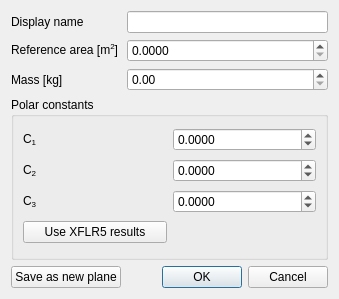
<?xml version="1.0" encoding="UTF-8"?>
<ui version="4.0">
 <class>dialog_new_motor</class>
 <widget class="QDialog" name="dialog_new_motor">
  <property name="geometry">
   <rect>
    <x>0</x>
    <y>0</y>
    <width>339</width>
    <height>299</height>
   </rect>
  </property>
  <property name="windowTitle">
   <string>Edit selected plane.</string>
  </property>
  <layout class="QGridLayout" name="gridLayout">
   <item row="3" column="0">
    <widget class="QLabel" name="label_13">
     <property name="text">
      <string>Mass [kg]</string>
     </property>
    </widget>
   </item>
   <item row="2" column="0">
    <widget class="QLabel" name="label_14">
     <property name="text">
      <string>&lt;html&gt;&lt;head/&gt;&lt;body&gt;&lt;p&gt;Reference area [m&lt;span style=&quot; vertical-align:super;&quot;&gt;2&lt;/span&gt;]&lt;/p&gt;&lt;/body&gt;&lt;/html&gt;</string>
     </property>
    </widget>
   </item>
   <item row="0" column="0">
    <widget class="QLabel" name="label_15">
     <property name="text">
      <string>Display name</string>
     </property>
    </widget>
   </item>
   <item row="8" column="1">
    <widget class="QDialogButtonBox" name="buttonBox">
     <property name="orientation">
      <enum>Qt::Horizontal</enum>
     </property>
     <property name="standardButtons">
      <set>QDialogButtonBox::Cancel|QDialogButtonBox::Ok</set>
     </property>
    </widget>
   </item>
   <item row="0" column="1">
    <widget class="QLineEdit" name="lineEdit_display_name">
     <property name="toolTip">
      <string>Name used for plotting</string>
     </property>
    </widget>
   </item>
   <item row="7" column="0" colspan="2">
    <widget class="QGroupBox" name="groupBox_2">
     <property name="title">
      <string>Polar constants</string>
     </property>
     <layout class="QGridLayout" name="gridLayout_3">
      <item row="1" column="0">
       <widget class="QLabel" name="label_5">
        <property name="text">
         <string>&lt;html&gt;&lt;head/&gt;&lt;body&gt;&lt;p&gt;C&lt;span style=&quot; vertical-align:sub;&quot;&gt;2&lt;/span&gt;&lt;/p&gt;&lt;/body&gt;&lt;/html&gt;</string>
        </property>
       </widget>
      </item>
      <item row="0" column="0">
       <widget class="QLabel" name="label_6">
        <property name="text">
         <string>&lt;html&gt;&lt;head/&gt;&lt;body&gt;&lt;p&gt;C&lt;span style=&quot; vertical-align:sub;&quot;&gt;1&lt;/span&gt;&lt;/p&gt;&lt;/body&gt;&lt;/html&gt;</string>
        </property>
       </widget>
      </item>
      <item row="2" column="0">
       <widget class="QLabel" name="label_4">
        <property name="text">
         <string>&lt;html&gt;&lt;head/&gt;&lt;body&gt;&lt;p&gt;C&lt;span style=&quot; vertical-align:sub;&quot;&gt;3&lt;/span&gt;&lt;/p&gt;&lt;/body&gt;&lt;/html&gt;</string>
        </property>
       </widget>
      </item>
      <item row="0" column="1">
       <widget class="QDoubleSpinBox" name="doubleSpinBox_C1">
        <property name="toolTip">
         <string>Polar quadratic constant.</string>
        </property>
        <property name="decimals">
         <number>4</number>
        </property>
        <property name="minimum">
         <double>-10.000000000000000</double>
        </property>
        <property name="singleStep">
         <double>0.100000000000000</double>
        </property>
       </widget>
      </item>
      <item row="1" column="1">
       <widget class="QDoubleSpinBox" name="doubleSpinBox_C2">
        <property name="toolTip">
         <string>Polar linear constant.</string>
        </property>
        <property name="decimals">
         <number>4</number>
        </property>
        <property name="minimum">
         <double>-10.000000000000000</double>
        </property>
        <property name="singleStep">
         <double>0.100000000000000</double>
        </property>
       </widget>
      </item>
      <item row="2" column="1">
       <widget class="QDoubleSpinBox" name="doubleSpinBox_C3">
        <property name="toolTip">
         <string>Polar constant.</string>
        </property>
        <property name="decimals">
         <number>4</number>
        </property>
        <property name="minimum">
         <double>-10.000000000000000</double>
        </property>
        <property name="singleStep">
         <double>0.100000000000000</double>
        </property>
       </widget>
      </item>
      <item row="3" column="0">
       <widget class="QPushButton" name="pushButton_xflr5">
        <property name="toolTip">
         <string>Calculate values from an XFLR5 model results.</string>
        </property>
        <property name="text">
         <string>Use XFLR5 results</string>
        </property>
       </widget>
      </item>
     </layout>
    </widget>
   </item>
   <item row="3" column="1">
    <widget class="QDoubleSpinBox" name="doubleSpinBox_mass">
     <property name="toolTip">
      <string>Mass of plane. Note that a different mass will affect the polar.</string>
     </property>
     <property name="singleStep">
      <double>0.100000000000000</double>
     </property>
    </widget>
   </item>
   <item row="2" column="1">
    <widget class="QDoubleSpinBox" name="doubleSpinBox_ref_area">
     <property name="toolTip">
      <string>Reference area used for lift and drag coefficients. Generally taken as total wing area.</string>
     </property>
     <property name="decimals">
      <number>4</number>
     </property>
     <property name="maximum">
      <double>20.000000000000000</double>
     </property>
     <property name="singleStep">
      <double>0.100000000000000</double>
     </property>
    </widget>
   </item>
   <item row="8" column="0">
    <widget class="QPushButton" name="pushButton_new">
     <property name="enabled">
      <bool>true</bool>
     </property>
     <property name="text">
      <string>Save as new plane</string>
     </property>
    </widget>
   </item>
  </layout>
 </widget>
 <resources/>
 <connections>
  <connection>
   <sender>buttonBox</sender>
   <signal>accepted()</signal>
   <receiver>dialog_new_motor</receiver>
   <slot>accept()</slot>
   <hints>
    <hint type="sourcelabel">
     <x>248</x>
     <y>254</y>
    </hint>
    <hint type="destinationlabel">
     <x>157</x>
     <y>274</y>
    </hint>
   </hints>
  </connection>
  <connection>
   <sender>buttonBox</sender>
   <signal>rejected()</signal>
   <receiver>dialog_new_motor</receiver>
   <slot>reject()</slot>
   <hints>
    <hint type="sourcelabel">
     <x>316</x>
     <y>260</y>
    </hint>
    <hint type="destinationlabel">
     <x>286</x>
     <y>274</y>
    </hint>
   </hints>
  </connection>
 </connections>
</ui>
